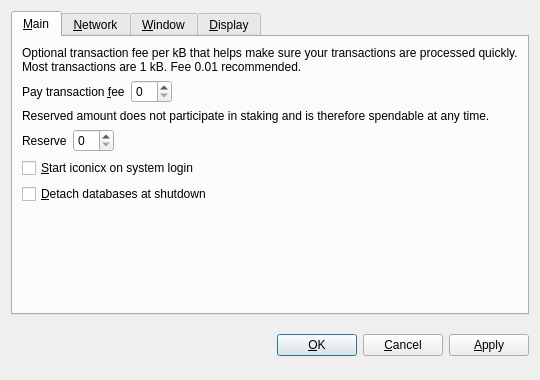
<?xml version="1.0" encoding="UTF-8"?>
<ui version="4.0">
 <class>OptionsDialog</class>
 <widget class="QDialog" name="OptionsDialog">
  <property name="geometry">
   <rect>
    <x>0</x>
    <y>0</y>
    <width>540</width>
    <height>380</height>
   </rect>
  </property>
  <property name="windowTitle">
   <string>Options</string>
  </property>
  <property name="modal">
   <bool>true</bool>
  </property>
  <layout class="QVBoxLayout" name="verticalLayout">
   <item>
    <widget class="QTabWidget" name="tabWidget">
     <property name="tabPosition">
      <enum>QTabWidget::North</enum>
     </property>
     <property name="currentIndex">
      <number>0</number>
     </property>
     <widget class="QWidget" name="tabMain">
      <attribute name="title">
       <string>&amp;Main</string>
      </attribute>
      <layout class="QVBoxLayout" name="verticalLayout_Main">
       <item>
        <widget class="QLabel" name="transactionFeeInfoLabel">
         <property name="text">
          <string>Optional transaction fee per kB that helps make sure your transactions are processed quickly. Most transactions are 1 kB. Fee 0.01 recommended.</string>
         </property>
         <property name="textFormat">
          <enum>Qt::PlainText</enum>
         </property>
         <property name="wordWrap">
          <bool>true</bool>
         </property>
        </widget>
       </item>
       <item>
        <layout class="QHBoxLayout" name="horizontalLayoutFee">
         <item>
          <widget class="QLabel" name="transactionFeeLabel">
           <property name="text">
            <string>Pay transaction &amp;fee</string>
           </property>
           <property name="textFormat">
            <enum>Qt::PlainText</enum>
           </property>
           <property name="buddy">
            <cstring>transactionFee</cstring>
           </property>
          </widget>
         </item>
         <item>
          <widget class="BitcoinAmountField" name="transactionFee"/>
         </item>
         <item>
          <spacer name="horizontalSpacerFee">
           <property name="orientation">
            <enum>Qt::Horizontal</enum>
           </property>
           <property name="sizeHint" stdset="0">
            <size>
             <width>40</width>
             <height>20</height>
            </size>
           </property>
          </spacer>
         </item>
        </layout>
       </item>
       <item>
        <widget class="QLabel" name="reserveBalanceInfoLabel">
         <property name="text">
          <string>Reserved amount does not participate in staking and is therefore spendable at any time.</string>
         </property>
         <property name="textFormat">
          <enum>Qt::PlainText</enum>
         </property>
         <property name="wordWrap">
          <bool>true</bool>
         </property>
        </widget>
       </item>
       <item>
        <layout class="QHBoxLayout" name="horizontalLayoutReserveBalance">
         <item>
          <widget class="QLabel" name="reserveBalanceLabel">
           <property name="text">
            <string>Reserve</string>
           </property>
           <property name="textFormat">
            <enum>Qt::PlainText</enum>
           </property>
           <property name="buddy">
            <cstring>reserveBalance</cstring>
           </property>
          </widget>
         </item>
         <item>
          <widget class="BitcoinAmountField" name="reserveBalance"/>
         </item>
         <item>
          <spacer name="horizontalSpacerReserveBalance">
           <property name="orientation">
            <enum>Qt::Horizontal</enum>
           </property>
           <property name="sizeHint" stdset="0">
            <size>
             <width>40</width>
             <height>20</height>
            </size>
           </property>
          </spacer>
         </item>
        </layout>
       </item>
       <item>
        <widget class="QCheckBox" name="bitcoinAtStartup">
         <property name="toolTip">
          <string>Automatically start iconicx after logging in to the system.</string>
         </property>
         <property name="text">
          <string>&amp;Start iconicx on system login</string>
         </property>
        </widget>
       </item>
       <item>
        <widget class="QCheckBox" name="detachDatabases">
         <property name="toolTip">
          <string>Detach block and address databases at shutdown. This means they can be moved to another data directory, but it slows down shutdown. The wallet is always detached.</string>
         </property>
         <property name="text">
          <string>&amp;Detach databases at shutdown</string>
         </property>
        </widget>
       </item>
       <item>
        <spacer name="verticalSpacer_Main">
         <property name="orientation">
          <enum>Qt::Vertical</enum>
         </property>
         <property name="sizeHint" stdset="0">
          <size>
           <width>20</width>
           <height>40</height>
          </size>
         </property>
        </spacer>
       </item>
      </layout>
     </widget>
     <widget class="QWidget" name="tabNetwork">
      <attribute name="title">
       <string>&amp;Network</string>
      </attribute>
      <layout class="QVBoxLayout" name="verticalLayout_Network">
       <item>
        <widget class="QCheckBox" name="mapPortUpnp">
         <property name="toolTip">
          <string>Automatically open the iconicx client port on the router. This only works when your router supports UPnP and it is enabled.</string>
         </property>
         <property name="text">
          <string>Map port using &amp;UPnP</string>
         </property>
        </widget>
       </item>
       <item>
        <widget class="QCheckBox" name="connectSocks">
         <property name="toolTip">
          <string>Connect to the iconicx network through a SOCKS proxy (e.g. when connecting through Tor).</string>
         </property>
         <property name="text">
          <string>&amp;Connect through SOCKS proxy:</string>
         </property>
        </widget>
       </item>
       <item>
        <layout class="QHBoxLayout" name="horizontalLayout_Network">
         <item>
          <widget class="QLabel" name="proxyIpLabel">
           <property name="text">
            <string>Proxy &amp;IP:</string>
           </property>
           <property name="textFormat">
            <enum>Qt::PlainText</enum>
           </property>
           <property name="buddy">
            <cstring>proxyIp</cstring>
           </property>
          </widget>
         </item>
         <item>
          <widget class="QValidatedLineEdit" name="proxyIp">
           <property name="maximumSize">
            <size>
             <width>140</width>
             <height>16777215</height>
            </size>
           </property>
           <property name="toolTip">
            <string>IP address of the proxy (e.g. 127.0.0.1)</string>
           </property>
          </widget>
         </item>
         <item>
          <widget class="QLabel" name="proxyPortLabel">
           <property name="text">
            <string>&amp;Port:</string>
           </property>
           <property name="textFormat">
            <enum>Qt::PlainText</enum>
           </property>
           <property name="buddy">
            <cstring>proxyPort</cstring>
           </property>
          </widget>
         </item>
         <item>
          <widget class="QLineEdit" name="proxyPort">
           <property name="maximumSize">
            <size>
             <width>55</width>
             <height>16777215</height>
            </size>
           </property>
           <property name="toolTip">
            <string>Port of the proxy (e.g. 9050)</string>
           </property>
          </widget>
         </item>
         <item>
          <widget class="QLabel" name="socksVersionLabel">
           <property name="text">
            <string>SOCKS &amp;Version:</string>
           </property>
           <property name="textFormat">
            <enum>Qt::PlainText</enum>
           </property>
           <property name="buddy">
            <cstring>socksVersion</cstring>
           </property>
          </widget>
         </item>
         <item>
          <widget class="QValueComboBox" name="socksVersion">
           <property name="toolTip">
            <string>SOCKS version of the proxy (e.g. 5)</string>
           </property>
          </widget>
         </item>
         <item>
          <spacer name="horizontalSpacer_Network">
           <property name="orientation">
            <enum>Qt::Horizontal</enum>
           </property>
           <property name="sizeHint" stdset="0">
            <size>
             <width>40</width>
             <height>20</height>
            </size>
           </property>
          </spacer>
         </item>
        </layout>
       </item>
       <item>
        <spacer name="verticalSpacer_Network">
         <property name="orientation">
          <enum>Qt::Vertical</enum>
         </property>
         <property name="sizeHint" stdset="0">
          <size>
           <width>20</width>
           <height>40</height>
          </size>
         </property>
        </spacer>
       </item>
      </layout>
     </widget>
     <widget class="QWidget" name="tabWindow">
      <attribute name="title">
       <string>&amp;Window</string>
      </attribute>
      <layout class="QVBoxLayout" name="verticalLayout_Window">
       <item>
        <widget class="QCheckBox" name="minimizeToTray">
         <property name="toolTip">
          <string>Show only a tray icon after minimizing the window.</string>
         </property>
         <property name="text">
          <string>&amp;Minimize to the tray instead of the taskbar</string>
         </property>
        </widget>
       </item>
       <item>
        <widget class="QCheckBox" name="minimizeOnClose">
         <property name="toolTip">
          <string>Minimize instead of exit the application when the window is closed. When this option is enabled, the application will be closed only after selecting Quit in the menu.</string>
         </property>
         <property name="text">
          <string>M&amp;inimize on close</string>
         </property>
        </widget>
       </item>
       <item>
        <spacer name="verticalSpacer_Window">
         <property name="orientation">
          <enum>Qt::Vertical</enum>
         </property>
         <property name="sizeHint" stdset="0">
          <size>
           <width>20</width>
           <height>40</height>
          </size>
         </property>
        </spacer>
       </item>
      </layout>
     </widget>
     <widget class="QWidget" name="tabDisplay">
      <attribute name="title">
       <string>&amp;Display</string>
      </attribute>
      <layout class="QVBoxLayout" name="verticalLayout_Display">
       <item>
        <layout class="QHBoxLayout" name="horizontalLayout_1_Display">
         <item>
          <widget class="QLabel" name="langLabel">
           <property name="text">
            <string>User Interface &amp;language:</string>
           </property>
           <property name="textFormat">
            <enum>Qt::PlainText</enum>
           </property>
           <property name="buddy">
            <cstring>lang</cstring>
           </property>
          </widget>
         </item>
         <item>
          <widget class="QValueComboBox" name="lang">
           <property name="toolTip">
            <string>The user interface language can be set here. This setting will take effect after restarting iconicx.</string>
           </property>
          </widget>
         </item>
        </layout>
       </item>
       <item>
        <layout class="QHBoxLayout" name="horizontalLayout_2_Display">
         <item>
          <widget class="QLabel" name="unitLabel">
           <property name="text">
            <string>&amp;Unit to show amounts in:</string>
           </property>
           <property name="textFormat">
            <enum>Qt::PlainText</enum>
           </property>
           <property name="buddy">
            <cstring>unit</cstring>
           </property>
          </widget>
         </item>
         <item>
          <widget class="QValueComboBox" name="unit">
           <property name="toolTip">
            <string>Choose the default subdivision unit to show in the interface and when sending coins.</string>
           </property>
          </widget>
         </item>
        </layout>
       </item>
       <item>
        <widget class="QCheckBox" name="displayAddresses">
         <property name="toolTip">
          <string>Whether to show iconicx addresses in the transaction list or not.</string>
         </property>
         <property name="text">
          <string>&amp;Display addresses in transaction list</string>
         </property>
        </widget>
       </item>
       <item>
        <widget class="QCheckBox" name="coinControlFeatures">
         <property name="toolTip">
          <string>Whether to show coin control features or not.</string>
         </property>
         <property name="text">
          <string>Display coin &amp;control features (experts only!)</string>
         </property>
        </widget>
       </item>
       <item>
        <spacer name="verticalSpacer_Display">
         <property name="orientation">
          <enum>Qt::Vertical</enum>
         </property>
         <property name="sizeHint" stdset="0">
          <size>
           <width>20</width>
           <height>40</height>
          </size>
         </property>
        </spacer>
       </item>
      </layout>
     </widget>
    </widget>
   </item>
   <item>
    <layout class="QHBoxLayout" name="horizontalLayout_Buttons">
     <item>
      <spacer name="horizontalSpacer_1">
       <property name="orientation">
        <enum>Qt::Horizontal</enum>
       </property>
       <property name="sizeHint" stdset="0">
        <size>
         <width>40</width>
         <height>48</height>
        </size>
       </property>
      </spacer>
     </item>
     <item>
      <widget class="QLabel" name="statusLabel">
       <property name="font">
        <font>
         <weight>75</weight>
         <bold>true</bold>
        </font>
       </property>
       <property name="text">
        <string/>
       </property>
       <property name="textFormat">
        <enum>Qt::PlainText</enum>
       </property>
       <property name="wordWrap">
        <bool>true</bool>
       </property>
      </widget>
     </item>
     <item>
      <spacer name="horizontalSpacer_2">
       <property name="orientation">
        <enum>Qt::Horizontal</enum>
       </property>
       <property name="sizeHint" stdset="0">
        <size>
         <width>40</width>
         <height>48</height>
        </size>
       </property>
      </spacer>
     </item>
     <item>
      <widget class="QPushButton" name="okButton">
       <property name="text">
        <string>&amp;OK</string>
       </property>
      </widget>
     </item>
     <item>
      <widget class="QPushButton" name="cancelButton">
       <property name="text">
        <string>&amp;Cancel</string>
       </property>
       <property name="autoDefault">
        <bool>false</bool>
       </property>
      </widget>
     </item>
     <item>
      <widget class="QPushButton" name="applyButton">
       <property name="text">
        <string>&amp;Apply</string>
       </property>
       <property name="autoDefault">
        <bool>false</bool>
       </property>
      </widget>
     </item>
    </layout>
   </item>
  </layout>
 </widget>
 <customwidgets>
  <customwidget>
   <class>BitcoinAmountField</class>
   <extends>QSpinBox</extends>
   <header>bitcoinamountfield.h</header>
  </customwidget>
  <customwidget>
   <class>QValueComboBox</class>
   <extends>QComboBox</extends>
   <header>qvaluecombobox.h</header>
  </customwidget>
  <customwidget>
   <class>QValidatedLineEdit</class>
   <extends>QLineEdit</extends>
   <header>qvalidatedlineedit.h</header>
  </customwidget>
 </customwidgets>
 <resources/>
 <connections/>
</ui>
